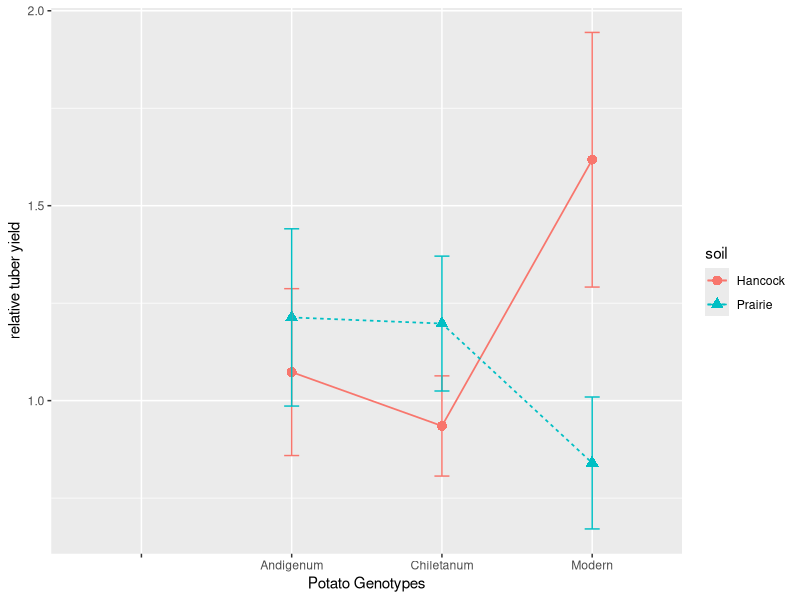

This chart was generated by the following R code:
## ---- chunk 1
library(ggplot2)
low <- read.csv("Low_nutrient.csv", header = T)

low <- as.data.frame(low)

data_p = subset(low, soil == "Prairie")
data_h = subset(low, soil == "Hancock")
se = low$Std.Err.Mean

ggplot(low)+
  aes(x = agerank, y = Mean, color = soil)+
  scale_x_discrete(name = "Potato Genotypes", limits = c("","Andigenum", "Chiletanum", "Modern"))+
  scale_y_continuous(name =  "relative tuber yield")+
  geom_line(aes(linetype=soil), size=.6)+
  geom_point(aes(shape=soil), size=3) + 
  geom_errorbar(aes(ymax=Mean+se, ymin=Mean-se), width=.1)
  

